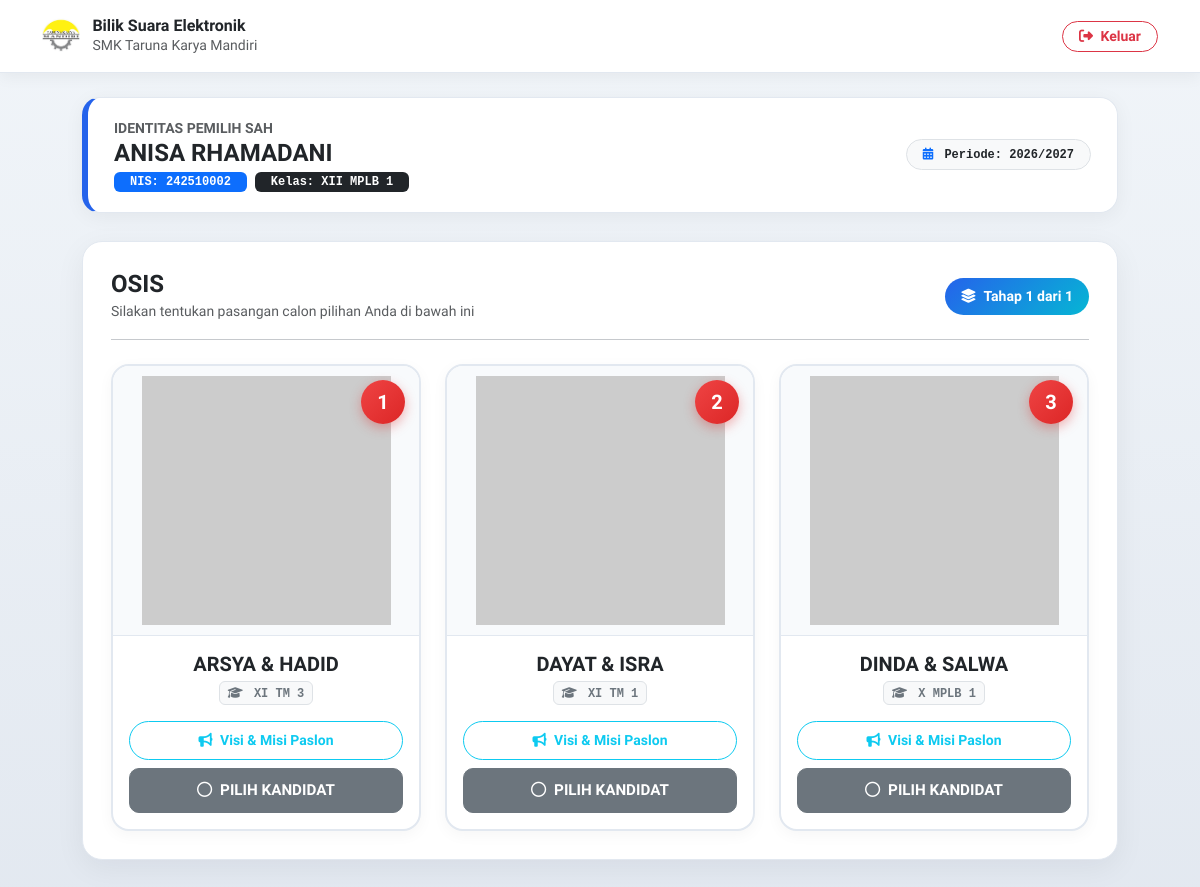
Page /admin/beranda_siswa.php (signed in) on the committed database.
### tables this page shows
CREATE TABLE `siswa` (
  `id_siswa` int(11) NOT NULL AUTO_INCREMENT,
  `id_periode` int(11) NOT NULL,
  `nis` varchar(20) NOT NULL,
  `nama_siswa` varchar(100) NOT NULL,
  `kelas` varchar(50) NOT NULL,
  `pin` varchar(10) NOT NULL,
  `status_pilih` tinyint(1) DEFAULT 0,
  `status_aktif` tinyint(1) DEFAULT 1,
  `status_pkl` tinyint(1) DEFAULT 0,
  `tempat_pkl` varchar(150) DEFAULT NULL,
  `no_hp` varchar(25) DEFAULT NULL,
  `periode_pkl` varchar(100) DEFAULT NULL,
  PRIMARY KEY (`id_siswa`),
  KEY `id_periode` (`id_periode`),
  CONSTRAINT `siswa_ibfk_1` FOREIGN KEY (`id_periode`) REFERENCES `periode` (`id_periode`) ON DELETE CASCADE
);

CREATE TABLE `periode` (
  `id_periode` int(11) NOT NULL AUTO_INCREMENT,
  `nama_periode` varchar(50) NOT NULL,
  `status_aktif` tinyint(1) DEFAULT 1,
  PRIMARY KEY (`id_periode`)
);

CREATE TABLE `eskul` (
  `id_eskul` int(11) NOT NULL AUTO_INCREMENT,
  `nama_eskul` varchar(100) NOT NULL,
  `aturan_pemilih` enum('semua_siswa','hanya_anggota') DEFAULT 'semua_siswa',
  `status_pemilihan` tinyint(1) DEFAULT 0,
  `status_aktif` tinyint(1) DEFAULT 1,
  PRIMARY KEY (`id_eskul`)
);

CREATE TABLE `kandidat` (
  `id_kandidat` int(11) NOT NULL AUTO_INCREMENT,
  `id_eskul` int(11) DEFAULT NULL,
  `no_urut` int(11) NOT NULL,
  `nama_paslon` varchar(150) NOT NULL,
  `kelas_paslon` varchar(100) NOT NULL,
  `visi_misi` text DEFAULT NULL,
  `foto` varchar(255) DEFAULT NULL,
  `status_aktif` tinyint(1) DEFAULT 1,
  PRIMARY KEY (`id_kandidat`),
  KEY `id_eskul` (`id_eskul`),
  CONSTRAINT `kandidat_ibfk_1` FOREIGN KEY (`id_eskul`) REFERENCES `eskul` (`id_eskul`) ON DELETE CASCADE
);

### admin/beranda_siswa.php (the view, shortened to what this page needs)
<?php
require '../config/koneksi.php';
$nis = $_SESSION['nis'];
$stmt_periode = $pdo->query("SELECT id_periode, nama_periode FROM periode WHERE status_aktif = 1 LIMIT 1");
$periode_aktif = $stmt_periode->fetch();
$id_periode = $periode_aktif['id_periode'];
$stmt_siswa = $pdo->prepare("SELECT id_siswa, nis, nama_siswa, kelas, status_pilih FROM siswa WHERE nis = ? AND id_periode = ? AND status_aktif = 1");
$stmt_siswa->execute([$nis, $id_periode]);
$siswa = $stmt_siswa->fetch();
$id_siswa = $siswa['id_siswa'];
$stmt_hak_pilih = $pdo->prepare("
    SELECT e.id_eskul, e.nama_eskul
    FROM eskul e
    WHERE e.status_aktif = 1
    AND e.status_pemilihan = 1
    AND e.id_eskul IN (SELECT DISTINCT id_eskul FROM kandidat WHERE status_aktif = 1)
    AND e.id_eskul NOT IN (SELECT id_eskul FROM riwayat_pilih WHERE id_siswa = ?)
    AND (
        e.aturan_pemilih = 'semua_siswa'
        OR e.id_eskul IN (SELECT id_eskul FROM anggota_eskul WHERE id_siswa = ?)
    )
");
$stmt_hak_pilih->execute([$id_siswa, $id_siswa]);
$daftar_hak_pilih = $stmt_hak_pilih->fetchAll();
?>
<!DOCTYPE html>
<html lang="id">
<head>
    <link href="https://cdn.jsdelivr.net/npm/bootstrap@5.3.0/dist/css/bootstrap.min.css" rel="stylesheet">
    <link rel="stylesheet" href="https://cdnjs.cloudflare.com/ajax/libs/font-awesome/6.4.0/css/all.min.css">
</head>
<body>
    <nav class="siswa-navbar sticky-top">
        <div class="container d-flex justify-content-between align-items-center">
            <div class="d-flex align-items-center">
                <?php if (file_exists('../uploads/logo_utama.png')): ?>
                    <img src="../uploads/logo_utama.png?v=<?= time(); ?>" class="logo-sekolah" alt="Logo">
                <?php else: ?>
                    <div class="rounded-3 bg-primary text-white d-flex align-items-center justify-content-center me-3" style="width: 42px; height: 42px;">
                        <i class="fas fa-vote-yea fs-5"></i>
                    </div>
                <?php endif; ?>
                <div>
                    <div class="fw-bold fs-6 text-dark" style="line-height: 1.2;">Bilik Suara Elektronik</div>
                    <div class="small text-muted">SMK Taruna Karya Mandiri</div>
                </div>
            </div>
            <div>
                <a href="../logout.php" class="btn btn-outline-danger btn-sm rounded-pill px-3 fw-bold" onclick="return confirm('Apakah Anda yakin ingin keluar dari bilik suara?');">
                    <i class="fas fa-sign-out-alt me-1"></i> Keluar
                </a>
            </div>
        </div>
    </nav>
    <div class="container" style="max-width: 1060px;">
        <div class="welcome-card">
            <div>
                <div class="small text-muted text-uppercase fw-bold letter-spacing-1">Identitas Pemilih Sah</div>
                <h4 class="mb-1 fw-bold text-dark">
                    <?= htmlspecialchars($siswa['nama_siswa']); ?>
                </h4>
                <div class="d-flex align-items-center gap-2 mt-1">
                    <span class="badge bg-primary px-3 py-1 font-monospace"><?= ($siswa['kelas'] === 'GURU' ? 'ID Guru' : 'NIS'); ?>: <?= htmlspecialchars($siswa['nis']); ?></span>
                    <span class="badge bg-dark px-3 py-1 font-monospace"><?= ($siswa['kelas'] === 'GURU' ? 'Status' : 'Kelas'); ?>: <?= htmlspecialchars($siswa['kelas']); ?></span>
                </div>
            </div>
            <div>
                <span class="badge bg-light text-dark border px-3 py-2 rounded-pill font-monospace">
                    <i class="fas fa-calendar-alt text-primary me-1"></i> Periode: <?= htmlspecialchars($periode_aktif['nama_periode']); ?>
                </span>
            </div>
        </div>
        <?php if (count($daftar_hak_pilih) == 0): ?>
            <div class="bg-white p-5 rounded-4 shadow-sm text-center mt-4 border">
                <i class="fas fa-clipboard-check text-primary" style="font-size: 3.5rem; margin-bottom: 15px;"></i>
                <h4 class="fw-bold text-dark">Akun Anda Terverifikasi</h4>
                <p class="text-muted max-w-md mx-auto" style="max-width: 500px;">
                    Halo <b><?= htmlspecialchars($siswa['nama_siswa']); ?></b>, akun pemilih Anda telah aktif dan terdata dengan sah di sistem. Namun, saat ini panitia belum membuka bilik pemilihan (ekstrakurikuler/OSIS).
                </p>
                <div class="badge badge-soft-warning p-2 px-3 mb-3">
                    <i class="fas fa-clock me-1"></i> Menunggu Panitia Membuka Sesi Pemilihan
                </div>
                <br>
                <a href="../logout.php" class="btn btn-outline-danger rounded-pill px-4 mt-2">
                    <i class="fas fa-sign-out-alt me-1"></i> Keluar Sementara
                </a>
            </div>
        <?php else: ?>
            <?php
                $total_pemilihan = count($daftar_hak_pilih);
                $index = 0;
            ?>
            <form method="POST" action="" id="formVoting">
                <?php foreach ($daftar_hak_pilih as $eskul): ?>
                    <div id="step-<?= $index; ?>" class="wizard-step <?= $index === 0 ? 'd-block' : 'd-none'; ?>">
                        <div class="d-flex justify-content-between align-items-center mb-3 flex-wrap gap-2">
                            <div class="d-flex align-items-center gap-2">
                                <div>
                                    <h4 class="m-0 text-dark fw-bold"><?= htmlspecialchars($eskul['nama_eskul']); ?></h4>
                                    <small class="text-muted">Silakan tentukan pasangan calon pilihan Anda di bawah ini</small>
                                </div>
                            </div>
                            <span class="badge-stage">
                                <i class="fas fa-layer-group me-1"></i> Tahap <?= $index + 1; ?> dari <?= $total_pemilihan; ?>
                            </span>
                        </div>
                        <hr class="mb-4">
                        <?php
                        $stmt_kan = $pdo->prepare("SELECT * FROM kandidat WHERE id_eskul = ? AND status_aktif = 1 ORDER BY no_urut ASC");
                        $stmt_kan->execute([$eskul['id_eskul']]);
                        $kandidat = $stmt_kan->fetchAll();
                        ?>
                        <?php if (count($kandidat) == 0): ?>
                            <div class="alert alert-warning py-3 rounded-3 text-center">
                                <i class="fas fa-exclamation-circle me-1"></i> Belum ada kandidat terdaftar untuk kategori ini. Silakan hubungi panitia.
                            </div>
                        <?php else: ?>
                            <div class="row g-4 justify-content-center">
                                <?php foreach ($kandidat as $kan): ?>
                                    <div class="col-md-4 col-sm-6">
                                        <label class="w-100 h-100 d-block m-0" style="cursor: pointer;">
                                            <div class="card card-kandidat position-relative">
                                                <div class="no-urut"><?= $kan['no_urut']; ?></div>
                                                <img src="../uploads/<?= htmlspecialchars($kan['foto']); ?>" class="foto-kandidat" alt="Foto Kandidat" onerror="this.onerror=null; this.src='https://via.placeholder.com/300?text=Foto+Kandidat';">
                                                <div class="card-body p-3 text-center">
                                                    <h5 class="fw-bold text-dark mb-1"><?= htmlspecialchars($kan['nama_paslon']); ?></h5>
                                                    <div class="badge bg-light text-secondary border font-monospace mb-3">
                                                        <i class="fas fa-graduation-cap me-1"></i> <?= htmlspecialchars($kan['kelas_paslon']); ?>
                                                    </div>
                                                    <button type="button" class="btn btn-sm btn-outline-info w-100 mb-2 py-2 fw-semibold rounded-pill" data-bs-toggle="modal" data-bs-target="#modalVisi<?= $kan['id_kandidat']; ?>" onclick="event.preventDefault(); event.stopPropagation();">
                                                        <i class="fas fa-bullhorn me-1"></i> Visi & Misi Paslon
                                                    </button>
                                                    <div class="btn-pilih-ui btn btn-secondary w-100">
                                                        <i class="far fa-circle me-1"></i> PILIH KANDIDAT
                                                    </div>
                                                </div>
                                            </div>
                                        </label>
                                    </div>
                                <?php endforeach; ?>
                            </div>
                        <?php endif; ?>
                    </div>
                    <?php $index++; ?>
                <?php endforeach; ?>
            </form>
        <?php endif; ?>
    </div>
</body>
</html>

### admin/beranda_siswa.php (style rules this page uses)
body { font-family: 'Plus Jakarta Sans', sans-serif; background: linear-gradient(180deg, #f1f5f9 0%, #e2e8f0 100%); min-height: 100vh; padding-bottom: 60px; color: #1e293b; }
.siswa-navbar { background-color: #ffffff; box-shadow: 0 4px 15px rgba(0,0,0,0.05); padding: 12px 0; z-index: 1050; border-bottom: 1px solid #e2e8f0; }
.logo-sekolah { height: 48px; object-fit: contain; margin-right: 12px; }
.welcome-card { background: #ffffff; border-radius: 18px; padding: 20px 26px; box-shadow: 0 4px 20px rgba(0,0,0,0.05); display: flex; justify-content: space-between; align-items: center; margin-top: 24px; margin-bottom: 28px; border: 1px solid #e2e8f0; border-left: 6px solid #2563eb; flex-wrap: wrap; gap: 12px; }
.wizard-step { animation: fadeIn 0.35s ease; padding: 28px !important; margin-bottom: 24px !important; background: #ffffff; border-radius: 20px; box-shadow: 0 8px 30px rgba(15, 23, 42, 0.06); border: 1px solid #e2e8f0; }
.card-kandidat { border: 2px solid #e2e8f0; border-radius: 18px; transition: all 0.25s cubic-bezier(0.4, 0, 0.2, 1); cursor: pointer; height: 100%; box-shadow: 0 4px 15px rgba(0,0,0,0.04); background-color: #ffffff; overflow: hidden; position: relative; }
.foto-kandidat { width: 100%; height: 270px; object-fit: contain; background-color: #f8fafc; border-bottom: 1px solid #e2e8f0; padding: 10px; }
.no-urut { position: absolute; top: 14px; right: 14px; background: linear-gradient(135deg, #ef4444 0%, #dc2626 100%); color: #ffffff; width: 44px; height: 44px; border-radius: 50%; display: flex; align-items: center; justify-content: center; font-weight: 800; font-size: 1.25rem; box-shadow: 0 4px 12px rgba(220, 38, 38, 0.35); z-index: 2; }
.btn-pilih-ui { transition: all 0.25s ease; font-size: 0.95rem; font-weight: 700; padding: 10px; border-radius: 10px; }
.badge-stage { background: linear-gradient(135deg, #2563eb, #06b6d4); color: #ffffff; font-weight: 700; padding: 8px 16px; border-radius: 9999px; font-size: 0.88rem; }

### rows in the picture
siswa: nama_siswa "ANISA RHAMADANI", nis "242510002", kelas "XII MPLB 1"
periode: nama_periode "2026/2027"
eskul: nama_eskul "OSIS"
kandidat: no_urut "1", nama_paslon "ARSYA & HADID", kelas_paslon "XI TM 3"
kandidat: no_urut "2", nama_paslon "DAYAT & ISRA", kelas_paslon "XI TM 1"
kandidat: no_urut "3", nama_paslon "DINDA & SALWA", kelas_paslon "X MPLB 1"
